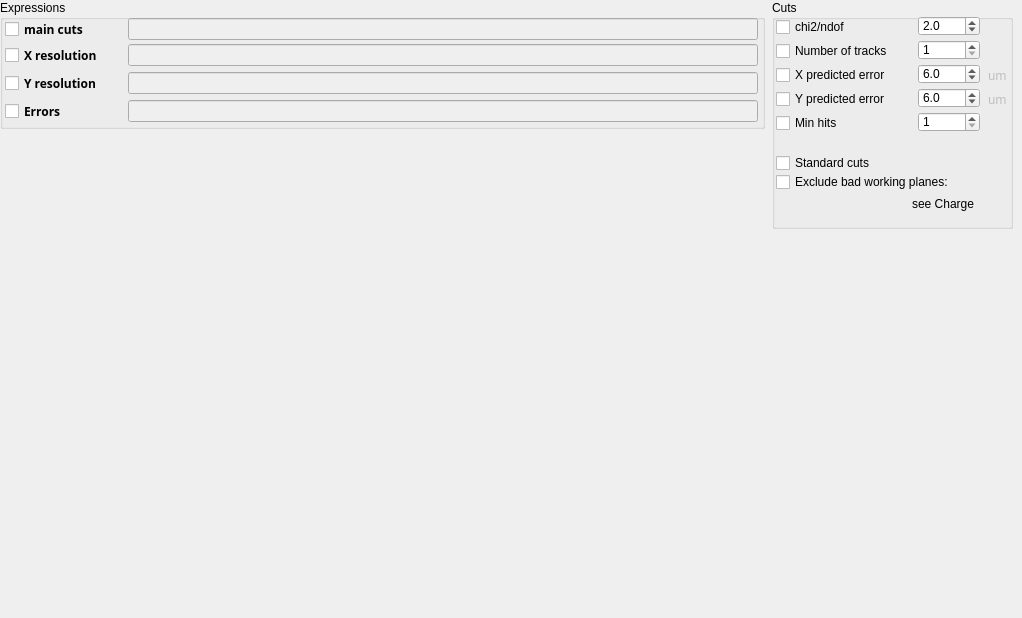
   <widget class="QWidget" name="resolutionT">
    <attribute name="title">
     <string>Resolution</string>
    </attribute>
    <widget class="QGroupBox" name="resolutionCutsGB">
     <property name="geometry">
      <rect>
       <x>772</x>
       <y>0</y>
       <width>241</width>
       <height>229</height>
      </rect>
     </property>
     <property name="title">
      <string>Cuts</string>
     </property>
     <widget class="QCheckBox" name="chi2ResolutionCutCB">
      <property name="geometry">
       <rect>
        <x>4</x>
        <y>16</y>
        <width>93</width>
        <height>22</height>
       </rect>
      </property>
      <property name="text">
       <string>chi2/ndof</string>
      </property>
     </widget>
     <widget class="QDoubleSpinBox" name="chi2ResolutionCutSB">
      <property name="geometry">
       <rect>
        <x>146</x>
        <y>16</y>
        <width>62</width>
        <height>20</height>
       </rect>
      </property>
      <property name="decimals">
       <number>1</number>
      </property>
      <property name="minimum">
       <double>1.000000000000000</double>
      </property>
      <property name="maximum">
       <double>20.000000000000000</double>
      </property>
      <property name="singleStep">
       <double>0.500000000000000</double>
      </property>
      <property name="value">
       <double>2.000000000000000</double>
      </property>
     </widget>
     <widget class="QCheckBox" name="nTrackResolutionCutCB">
      <property name="geometry">
       <rect>
        <x>4</x>
        <y>40</y>
        <width>141</width>
        <height>22</height>
       </rect>
      </property>
      <property name="text">
       <string>Number of tracks</string>
      </property>
     </widget>
     <widget class="QSpinBox" name="nTrackResolutionCutSB">
      <property name="geometry">
       <rect>
        <x>146</x>
        <y>40</y>
        <width>62</width>
        <height>20</height>
       </rect>
      </property>
      <property name="layoutDirection">
       <enum>Qt::LeftToRight</enum>
      </property>
      <property name="minimum">
       <number>1</number>
      </property>
      <property name="maximum">
       <number>10</number>
      </property>
      <property name="value">
       <number>1</number>
      </property>
     </widget>
     <widget class="QCheckBox" name="xErrResolutionCutCB">
      <property name="geometry">
       <rect>
        <x>4</x>
        <y>64</y>
        <width>141</width>
        <height>22</height>
       </rect>
      </property>
      <property name="text">
       <string>X predicted error</string>
      </property>
     </widget>
     <widget class="QCheckBox" name="yErrResolutionCutCB">
      <property name="geometry">
       <rect>
        <x>4</x>
        <y>88</y>
        <width>141</width>
        <height>22</height>
       </rect>
      </property>
      <property name="text">
       <string>Y predicted error</string>
      </property>
     </widget>
     <widget class="QDoubleSpinBox" name="xErrResolutionCutSB">
      <property name="geometry">
       <rect>
        <x>146</x>
        <y>64</y>
        <width>62</width>
        <height>20</height>
       </rect>
      </property>
      <property name="decimals">
       <number>1</number>
      </property>
      <property name="minimum">
       <double>0.000000000000000</double>
      </property>
      <property name="maximum">
       <double>50.000000000000000</double>
      </property>
      <property name="singleStep">
       <double>0.500000000000000</double>
      </property>
      <property name="value">
       <double>6.000000000000000</double>
      </property>
     </widget>
     <widget class="QDoubleSpinBox" name="yErrResolutionCutSB">
      <property name="geometry">
       <rect>
        <x>146</x>
        <y>88</y>
        <width>62</width>
        <height>20</height>
       </rect>
      </property>
      <property name="decimals">
       <number>1</number>
      </property>
      <property name="minimum">
       <double>0.000000000000000</double>
      </property>
      <property name="maximum">
       <double>50.000000000000000</double>
      </property>
      <property name="singleStep">
       <double>0.500000000000000</double>
      </property>
      <property name="value">
       <double>6.000000000000000</double>
      </property>
     </widget>
     <widget class="QLabel" name="xErrResolutionLB">
      <property name="enabled">
       <bool>false</bool>
      </property>
      <property name="geometry">
       <rect>
        <x>216</x>
        <y>64</y>
        <width>31</width>
        <height>22</height>
       </rect>
      </property>
      <property name="font">
       <font>
        <family>Sans Serif</family>
        <weight>50</weight>
        <bold>false</bold>
       </font>
      </property>
      <property name="text">
       <string>um</string>
      </property>
     </widget>
     <widget class="QLabel" name="yErrResolutionLB">
      <property name="enabled">
       <bool>false</bool>
      </property>
      <property name="geometry">
       <rect>
        <x>216</x>
        <y>88</y>
        <width>31</width>
        <height>22</height>
       </rect>
      </property>
      <property name="font">
       <font>
        <family>Sans Serif</family>
        <weight>50</weight>
        <bold>false</bold>
       </font>
      </property>
      <property name="text">
       <string>um</string>
      </property>
     </widget>
     <widget class="customSpinBox" name="hitsResolutionCutSB">
      <property name="geometry">
       <rect>
        <x>146</x>
        <y>112</y>
        <width>62</width>
        <height>20</height>
       </rect>
      </property>
      <property name="layoutDirection">
       <enum>Qt::LeftToRight</enum>
      </property>
      <property name="minimum">
       <number>1</number>
      </property>
      <property name="maximum">
       <number>50</number>
      </property>
      <property name="value">
       <number>1</number>
      </property>
     </widget>
     <widget class="QCheckBox" name="hitsResolutionCutCB">
      <property name="geometry">
       <rect>
        <x>4</x>
        <y>112</y>
        <width>131</width>
        <height>22</height>
       </rect>
      </property>
      <property name="text">
       <string>Min hits</string>
      </property>
     </widget>
     <widget class="customCheckBox" name="resolutionStandardCutsCB">
      <property name="geometry">
       <rect>
        <x>4</x>
        <y>152</y>
        <width>131</width>
        <height>22</height>
       </rect>
      </property>
      <property name="text">
       <string>Standard cuts</string>
      </property>
     </widget>
     <widget class="customCheckBox" name="resolutionExcludeBadPlanesCB">
      <property name="geometry">
       <rect>
        <x>4</x>
        <y>172</y>
        <width>231</width>
        <height>20</height>
       </rect>
      </property>
      <property name="text">
       <string>Exclude bad working planes:</string>
      </property>
     </widget>
     <widget class="QLabel" name="label_6">
      <property name="geometry">
       <rect>
        <x>140</x>
        <y>196</y>
        <width>85</width>
        <height>16</height>
       </rect>
      </property>
      <property name="text">
       <string>see Charge</string>
      </property>
     </widget>
    </widget>
    <widget class="QWidget" name="resolutionCanvasW" native="true">
     <property name="geometry">
      <rect>
       <x>4</x>
       <y>132</y>
       <width>761</width>
       <height>477</height>
      </rect>
     </property>
    </widget>
    <widget class="QGroupBox" name="groupBox_9">
     <property name="geometry">
      <rect>
       <x>0</x>
       <y>0</y>
       <width>765</width>
       <height>129</height>
      </rect>
     </property>
     <property name="title">
      <string>Expressions</string>
     </property>
     <widget class="customLineEdit" name="resolutionCuts4LE">
      <property name="enabled">
       <bool>false</bool>
      </property>
      <property name="geometry">
       <rect>
        <x>128</x>
        <y>100</y>
        <width>630</width>
        <height>22</height>
       </rect>
      </property>
      <property name="palette">
       <palette>
        <active>
         <colorrole role="Text">
          <brush brushstyle="SolidPattern">
           <color alpha="255">
            <red>0</red>
            <green>0</green>
            <blue>255</blue>
           </color>
          </brush>
         </colorrole>
        </active>
        <inactive>
         <colorrole role="Text">
          <brush brushstyle="SolidPattern">
           <color alpha="255">
            <red>0</red>
            <green>0</green>
            <blue>255</blue>
           </color>
          </brush>
         </colorrole>
        </inactive>
        <disabled>
         <colorrole role="Text">
          <brush brushstyle="SolidPattern">
           <color alpha="255">
            <red>118</red>
            <green>118</green>
            <blue>117</blue>
           </color>
          </brush>
         </colorrole>
        </disabled>
       </palette>
      </property>
      <property name="font">
       <font>
        <weight>75</weight>
        <bold>true</bold>
       </font>
      </property>
      <property name="toolTip">
       <string>&lt;!DOCTYPE HTML PUBLIC &quot;-//W3C//DTD HTML 4.0//EN&quot; &quot;http://www.w3.org/TR/REC-html40/strict.dtd&quot;&gt;
&lt;html&gt;&lt;head&gt;&lt;meta name=&quot;qrichtext&quot; content=&quot;1&quot; /&gt;&lt;style type=&quot;text/css&quot;&gt;
p, li { white-space: pre-wrap; }
&lt;/style&gt;&lt;/head&gt;&lt;body style=&quot; font-family:'Sans Serif'; font-size:9pt; font-weight:400; font-style:normal;&quot;&gt;
&lt;table style=&quot;-qt-table-type: root; margin-top:4px; margin-bottom:4px; margin-left:4px; margin-right:4px;&quot;&gt;
&lt;tr&gt;
&lt;td style=&quot;border: none;&quot;&gt;
&lt;p align=&quot;center&quot; style=&quot; margin-top:0px; margin-bottom:0px; margin-left:0px; margin-right:0px; -qt-block-indent:0; text-indent:0px;&quot;&gt;&lt;span style=&quot; font-size:18pt; font-weight:600; text-decoration: underline; color:#0000ff;&quot;&gt;ROOT filename&lt;/span&gt;&lt;/p&gt;
&lt;p style=&quot;-qt-paragraph-type:empty; margin-top:0px; margin-bottom:0px; margin-left:0px; margin-right:0px; -qt-block-indent:0; text-indent:0px;&quot;&gt;&lt;/p&gt;
&lt;p style=&quot; margin-top:0px; margin-bottom:0px; margin-left:0px; margin-right:0px; -qt-block-indent:0; text-indent:0px;&quot;&gt;The full path of the selected ROOT&lt;/p&gt;
&lt;p style=&quot; margin-top:0px; margin-bottom:0px; margin-left:0px; margin-right:0px; -qt-block-indent:0; text-indent:0px;&quot;&gt;input data file (these files contain&lt;/p&gt;
&lt;p style=&quot; margin-top:0px; margin-bottom:0px; margin-left:0px; margin-right:0px; -qt-block-indent:0; text-indent:0px;&quot;&gt;event objects).&lt;/p&gt;&lt;/td&gt;&lt;/tr&gt;&lt;/table&gt;&lt;/body&gt;&lt;/html&gt;</string>
      </property>
      <property name="text">
       <string/>
      </property>
      <property name="readOnly">
       <bool>false</bool>
      </property>
     </widget>
     <widget class="customLineEdit" name="resolutionMainCutsLE">
      <property name="enabled">
       <bool>false</bool>
      </property>
      <property name="geometry">
       <rect>
        <x>128</x>
        <y>18</y>
        <width>630</width>
        <height>22</height>
       </rect>
      </property>
      <property name="palette">
       <palette>
        <active>
         <colorrole role="Text">
          <brush brushstyle="SolidPattern">
           <color alpha="255">
            <red>0</red>
            <green>0</green>
            <blue>255</blue>
           </color>
          </brush>
         </colorrole>
        </active>
        <inactive>
         <colorrole role="Text">
          <brush brushstyle="SolidPattern">
           <color alpha="255">
            <red>0</red>
            <green>0</green>
            <blue>255</blue>
           </color>
          </brush>
         </colorrole>
        </inactive>
        <disabled>
         <colorrole role="Text">
          <brush brushstyle="SolidPattern">
           <color alpha="255">
            <red>118</red>
            <green>118</green>
            <blue>117</blue>
           </color>
          </brush>
         </colorrole>
        </disabled>
       </palette>
      </property>
      <property name="font">
       <font>
        <weight>75</weight>
        <bold>true</bold>
       </font>
      </property>
      <property name="toolTip">
       <string>&lt;!DOCTYPE HTML PUBLIC &quot;-//W3C//DTD HTML 4.0//EN&quot; &quot;http://www.w3.org/TR/REC-html40/strict.dtd&quot;&gt;
&lt;html&gt;&lt;head&gt;&lt;meta name=&quot;qrichtext&quot; content=&quot;1&quot; /&gt;&lt;style type=&quot;text/css&quot;&gt;
p, li { white-space: pre-wrap; }
&lt;/style&gt;&lt;/head&gt;&lt;body style=&quot; font-family:'Sans Serif'; font-size:9pt; font-weight:400; font-style:normal;&quot;&gt;
&lt;table style=&quot;-qt-table-type: root; margin-top:4px; margin-bottom:4px; margin-left:4px; margin-right:4px;&quot;&gt;
&lt;tr&gt;
&lt;td style=&quot;border: none;&quot;&gt;
&lt;p align=&quot;center&quot; style=&quot; margin-top:0px; margin-bottom:0px; margin-left:0px; margin-right:0px; -qt-block-indent:0; text-indent:0px;&quot;&gt;&lt;span style=&quot; font-size:18pt; font-weight:600; text-decoration: underline; color:#0000ff;&quot;&gt;ROOT filename&lt;/span&gt;&lt;/p&gt;
&lt;p style=&quot;-qt-paragraph-type:empty; margin-top:0px; margin-bottom:0px; margin-left:0px; margin-right:0px; -qt-block-indent:0; text-indent:0px;&quot;&gt;&lt;/p&gt;
&lt;p style=&quot; margin-top:0px; margin-bottom:0px; margin-left:0px; margin-right:0px; -qt-block-indent:0; text-indent:0px;&quot;&gt;The full path of the selected ROOT&lt;/p&gt;
&lt;p style=&quot; margin-top:0px; margin-bottom:0px; margin-left:0px; margin-right:0px; -qt-block-indent:0; text-indent:0px;&quot;&gt;input data file (these files contain&lt;/p&gt;
&lt;p style=&quot; margin-top:0px; margin-bottom:0px; margin-left:0px; margin-right:0px; -qt-block-indent:0; text-indent:0px;&quot;&gt;event objects).&lt;/p&gt;&lt;/td&gt;&lt;/tr&gt;&lt;/table&gt;&lt;/body&gt;&lt;/html&gt;</string>
      </property>
      <property name="text">
       <string/>
      </property>
      <property name="readOnly">
       <bool>false</bool>
      </property>
     </widget>
     <widget class="QCheckBox" name="resolutionMainCutsCB">
      <property name="geometry">
       <rect>
        <x>5</x>
        <y>18</y>
        <width>106</width>
        <height>22</height>
       </rect>
      </property>
      <property name="font">
       <font>
        <family>Sans Serif</family>
        <weight>75</weight>
        <bold>true</bold>
       </font>
      </property>
      <property name="text">
       <string>main cuts</string>
      </property>
     </widget>
     <widget class="QCheckBox" name="resolutionCuts2CB">
      <property name="geometry">
       <rect>
        <x>5</x>
        <y>44</y>
        <width>121</width>
        <height>22</height>
       </rect>
      </property>
      <property name="font">
       <font>
        <family>Sans Serif</family>
        <weight>75</weight>
        <bold>true</bold>
       </font>
      </property>
      <property name="text">
       <string>X resolution</string>
      </property>
     </widget>
     <widget class="QCheckBox" name="resolutionCuts3CB">
      <property name="geometry">
       <rect>
        <x>5</x>
        <y>72</y>
        <width>121</width>
        <height>22</height>
       </rect>
      </property>
      <property name="font">
       <font>
        <family>Sans Serif</family>
        <weight>75</weight>
        <bold>true</bold>
       </font>
      </property>
      <property name="text">
       <string>Y resolution</string>
      </property>
     </widget>
     <widget class="customLineEdit" name="resolutionCuts3LE">
      <property name="enabled">
       <bool>false</bool>
      </property>
      <property name="geometry">
       <rect>
        <x>128</x>
        <y>72</y>
        <width>630</width>
        <height>22</height>
       </rect>
      </property>
      <property name="palette">
       <palette>
        <active>
         <colorrole role="Text">
          <brush brushstyle="SolidPattern">
           <color alpha="255">
            <red>0</red>
            <green>0</green>
            <blue>255</blue>
           </color>
          </brush>
         </colorrole>
        </active>
        <inactive>
         <colorrole role="Text">
          <brush brushstyle="SolidPattern">
           <color alpha="255">
            <red>0</red>
            <green>0</green>
            <blue>255</blue>
           </color>
          </brush>
         </colorrole>
        </inactive>
        <disabled>
         <colorrole role="Text">
          <brush brushstyle="SolidPattern">
           <color alpha="255">
            <red>118</red>
            <green>118</green>
            <blue>117</blue>
           </color>
          </brush>
         </colorrole>
        </disabled>
       </palette>
      </property>
      <property name="font">
       <font>
        <weight>75</weight>
        <bold>true</bold>
       </font>
      </property>
      <property name="toolTip">
       <string>&lt;!DOCTYPE HTML PUBLIC &quot;-//W3C//DTD HTML 4.0//EN&quot; &quot;http://www.w3.org/TR/REC-html40/strict.dtd&quot;&gt;
&lt;html&gt;&lt;head&gt;&lt;meta name=&quot;qrichtext&quot; content=&quot;1&quot; /&gt;&lt;style type=&quot;text/css&quot;&gt;
p, li { white-space: pre-wrap; }
&lt;/style&gt;&lt;/head&gt;&lt;body style=&quot; font-family:'Sans Serif'; font-size:9pt; font-weight:400; font-style:normal;&quot;&gt;
&lt;table style=&quot;-qt-table-type: root; margin-top:4px; margin-bottom:4px; margin-left:4px; margin-right:4px;&quot;&gt;
&lt;tr&gt;
&lt;td style=&quot;border: none;&quot;&gt;
&lt;p align=&quot;center&quot; style=&quot; margin-top:0px; margin-bottom:0px; margin-left:0px; margin-right:0px; -qt-block-indent:0; text-indent:0px;&quot;&gt;&lt;span style=&quot; font-size:18pt; font-weight:600; text-decoration: underline; color:#0000ff;&quot;&gt;ROOT filename&lt;/span&gt;&lt;/p&gt;
&lt;p style=&quot;-qt-paragraph-type:empty; margin-top:0px; margin-bottom:0px; margin-left:0px; margin-right:0px; -qt-block-indent:0; text-indent:0px;&quot;&gt;&lt;/p&gt;
&lt;p style=&quot; margin-top:0px; margin-bottom:0px; margin-left:0px; margin-right:0px; -qt-block-indent:0; text-indent:0px;&quot;&gt;The full path of the selected ROOT&lt;/p&gt;
&lt;p style=&quot; margin-top:0px; margin-bottom:0px; margin-left:0px; margin-right:0px; -qt-block-indent:0; text-indent:0px;&quot;&gt;input data file (these files contain&lt;/p&gt;
&lt;p style=&quot; margin-top:0px; margin-bottom:0px; margin-left:0px; margin-right:0px; -qt-block-indent:0; text-indent:0px;&quot;&gt;event objects).&lt;/p&gt;&lt;/td&gt;&lt;/tr&gt;&lt;/table&gt;&lt;/body&gt;&lt;/html&gt;</string>
      </property>
      <property name="text">
       <string/>
      </property>
      <property name="readOnly">
       <bool>false</bool>
      </property>
     </widget>
     <widget class="QCheckBox" name="resolutionCuts4CB">
      <property name="geometry">
       <rect>
        <x>5</x>
        <y>100</y>
        <width>121</width>
        <height>22</height>
       </rect>
      </property>
      <property name="font">
       <font>
        <family>Sans Serif</family>
        <weight>75</weight>
        <bold>true</bold>
       </font>
      </property>
      <property name="text">
       <string>Errors</string>
      </property>
     </widget>
     <widget class="customLineEdit" name="resolutionCuts2LE">
      <property name="enabled">
       <bool>false</bool>
      </property>
      <property name="geometry">
       <rect>
        <x>128</x>
        <y>44</y>
        <width>630</width>
        <height>22</height>
       </rect>
      </property>
      <property name="palette">
       <palette>
        <active>
         <colorrole role="Text">
          <brush brushstyle="SolidPattern">
           <color alpha="255">
            <red>0</red>
            <green>0</green>
            <blue>255</blue>
           </color>
          </brush>
         </colorrole>
        </active>
        <inactive>
         <colorrole role="Text">
          <brush brushstyle="SolidPattern">
           <color alpha="255">
            <red>0</red>
            <green>0</green>
            <blue>255</blue>
           </color>
          </brush>
         </colorrole>
        </inactive>
        <disabled>
         <colorrole role="Text">
          <brush brushstyle="SolidPattern">
           <color alpha="255">
            <red>118</red>
            <green>118</green>
            <blue>117</blue>
           </color>
          </brush>
         </colorrole>
        </disabled>
       </palette>
      </property>
      <property name="font">
       <font>
        <weight>75</weight>
        <bold>true</bold>
       </font>
      </property>
      <property name="toolTip">
       <string>&lt;!DOCTYPE HTML PUBLIC &quot;-//W3C//DTD HTML 4.0//EN&quot; &quot;http://www.w3.org/TR/REC-html40/strict.dtd&quot;&gt;
&lt;html&gt;&lt;head&gt;&lt;meta name=&quot;qrichtext&quot; content=&quot;1&quot; /&gt;&lt;style type=&quot;text/css&quot;&gt;
p, li { white-space: pre-wrap; }
&lt;/style&gt;&lt;/head&gt;&lt;body style=&quot; font-family:'Sans Serif'; font-size:9pt; font-weight:400; font-style:normal;&quot;&gt;
&lt;table style=&quot;-qt-table-type: root; margin-top:4px; margin-bottom:4px; margin-left:4px; margin-right:4px;&quot;&gt;
&lt;tr&gt;
&lt;td style=&quot;border: none;&quot;&gt;
&lt;p align=&quot;center&quot; style=&quot; margin-top:0px; margin-bottom:0px; margin-left:0px; margin-right:0px; -qt-block-indent:0; text-indent:0px;&quot;&gt;&lt;span style=&quot; font-size:18pt; font-weight:600; text-decoration: underline; color:#0000ff;&quot;&gt;ROOT filename&lt;/span&gt;&lt;/p&gt;
&lt;p style=&quot;-qt-paragraph-type:empty; margin-top:0px; margin-bottom:0px; margin-left:0px; margin-right:0px; -qt-block-indent:0; text-indent:0px;&quot;&gt;&lt;/p&gt;
&lt;p style=&quot; margin-top:0px; margin-bottom:0px; margin-left:0px; margin-right:0px; -qt-block-indent:0; text-indent:0px;&quot;&gt;The full path of the selected ROOT&lt;/p&gt;
&lt;p style=&quot; margin-top:0px; margin-bottom:0px; margin-left:0px; margin-right:0px; -qt-block-indent:0; text-indent:0px;&quot;&gt;input data file (these files contain&lt;/p&gt;
&lt;p style=&quot; margin-top:0px; margin-bottom:0px; margin-left:0px; margin-right:0px; -qt-block-indent:0; text-indent:0px;&quot;&gt;event objects).&lt;/p&gt;&lt;/td&gt;&lt;/tr&gt;&lt;/table&gt;&lt;/body&gt;&lt;/html&gt;</string>
      </property>
      <property name="text">
       <string/>
      </property>
      <property name="readOnly">
       <bool>false</bool>
      </property>
     </widget>
    </widget>
   </widget>
